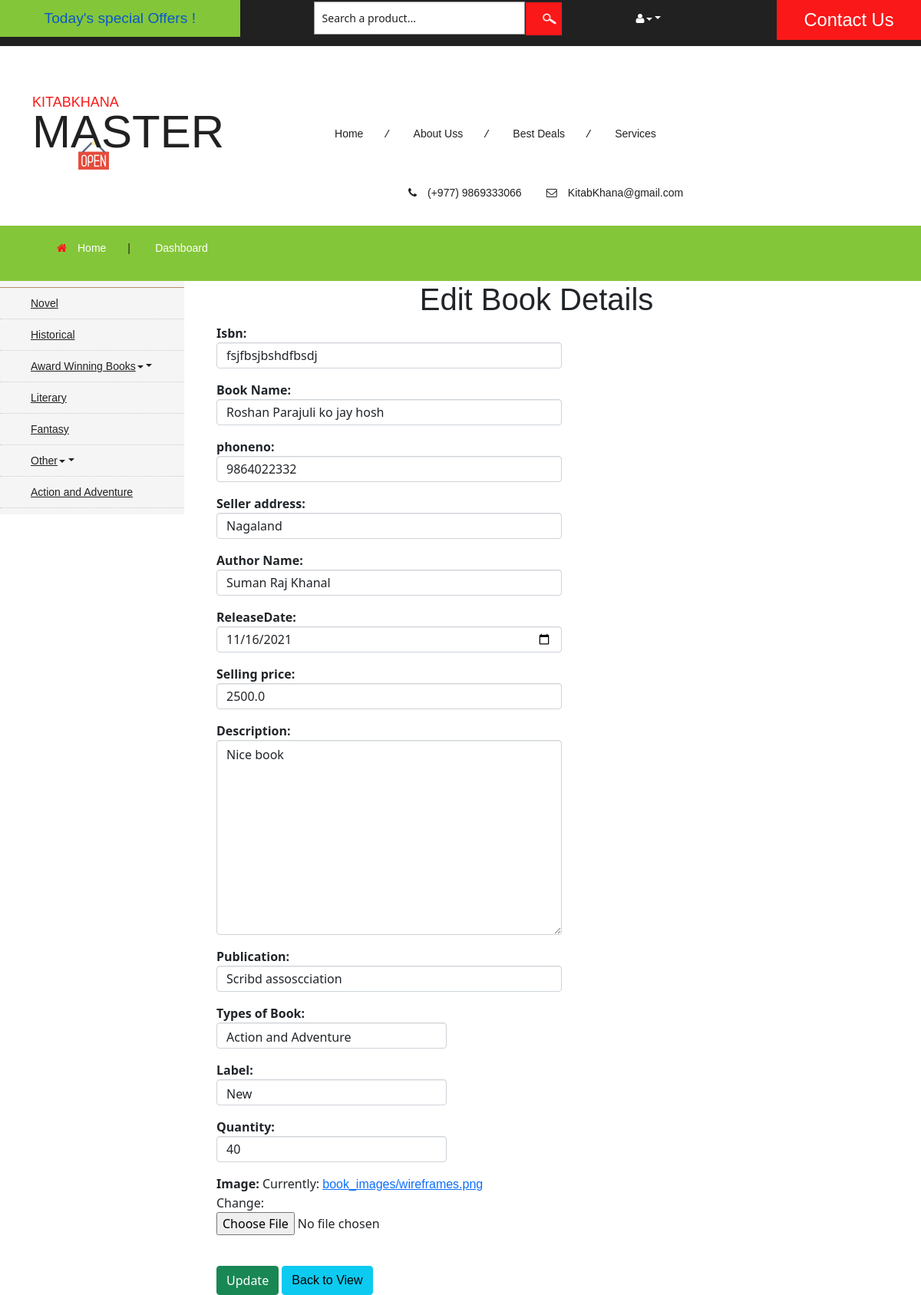
Page /update/7/ on the committed database.
### books/models.py (models this page shows)
class UploadsBook(models.Model):
    isbn = models.CharField(max_length=30)
    Book_Name = models.CharField(max_length=200)
    Author_Name = models.CharField(max_length=100)
    Description = models.TextField()
    ReleaseDate = models.DateField(default=timezone.now)
    Selling_price = models.FloatField()
    Label = models.CharField(choices=Label_CHOICES,
                             default='New', max_length=3)
    Publication = models.CharField(max_length=300)
    Types_of_Book = models.CharField(
        choices=TYPES_OF_BOOK_CHOICES, default='Action and Adventure', max_length=300)
    Quantity = models.PositiveBigIntegerField(default=1)
    Image = models.ImageField(upload_to='book_images/')
    Seller_phoneno = models.PositiveBigIntegerField()
    Seller_address = models.CharField(max_length=200)

### books/views.py (the view)
# urls.py: path('update/<int:id>/', views.update_book, name="updatebook"),
def update_book(request, id):
    if request.method == 'POST':
        updatebook = UploadsBook.objects.get(pk=id)
        ufm = AddProductForm(request.POST, instance=updatebook)
        if ufm.is_valid():
            ufm.save()
    else:
        updatebook = UploadsBook.objects.get(pk=id)
        ufm = AddProductForm(instance=updatebook)
    return render(request, 'update.html', {'form': ufm})

### templates/update.html
{% extends 'base.html' %} {% block body %}
<div class="container">
  <fieldset>
    <h1 class="text-center">Edit Book Details</h1>
    <form action="" method="POST" enctype="multipart/form-data">
      <div class="container" style="margin-left: 30px">
        {% csrf_token %} {{form.as_p}}
        <br />
        <input type="submit" class="btn btn-success" value="Update" />
        <a href="{% url 'view' %}" class="btn btn-info">Back to View</a>
      </div>
    </form>
  </fieldset>
</div>
{% endblock body %}

### static/css/addproduct.css (style rules this page uses)
body { background-color: rgb(255, 255, 255) }

### rows in the picture
UploadsBook: isbn "fsjfbsjbshdfbsdj", Book_Name "Roshan Parajuli ko jay hosh", Seller_phoneno "9864022332", Seller_address "Nagaland", Author_Name "Suman Raj Khanal", ReleaseDate "11/16/2021", Selling_price "2500.0", Description "Nice book", Publication "Scribd assoscciation", Types_of_Book "Action and Adventure", Label "New", Quantity "40"
